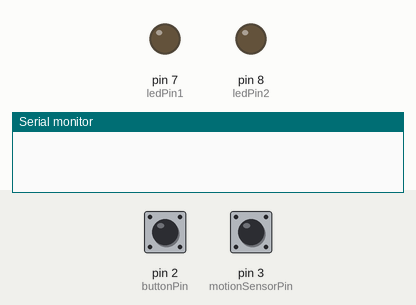
Simulated run of this sketch. Board: Arduino Uno, built for the host (arithmetic inside an expression is 32-bit, double 64-bit). Shown: output pins drawn as LEDs (lit = HIGH), the last lines printed to the serial monitor. Dashed ring = blinking. The test bench sets the inputs (shaded band); at power-on: pin 2 (buttonPin) HIGH, pin 3 (motionSensorPin) LOW.

Above: at 1.2 s.
1.3 s: pin 2 (buttonPin) pulled LOW for 0.15 s
At 2.3 s:
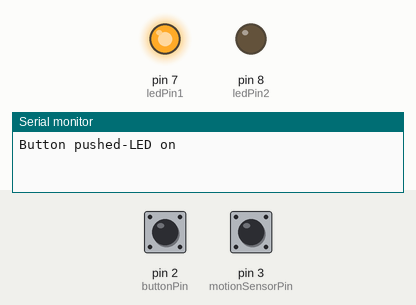
2.9 s: pin 3 (motionSensorPin) driven HIGH
At 3.4 s:
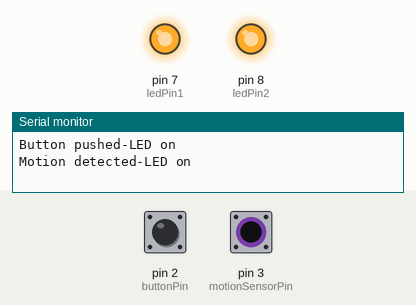
4.4 s: pin 2 (buttonPin) pulled LOW for 1 s
At 5.9 s:
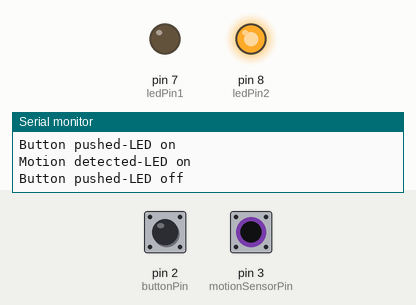
6.9 s: pin 2 (buttonPin) pulled LOW for 3.2 s
At 7.8 s:
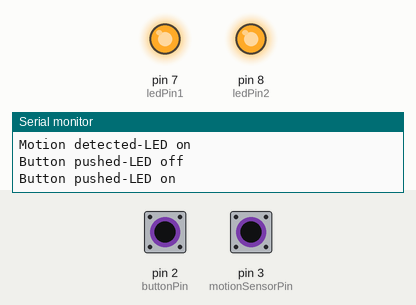
11.6 s: pin 3 (motionSensorPin) pulsed LOW 5 times (0.12 s each, 0.3 s apart)
At 12.17 s:
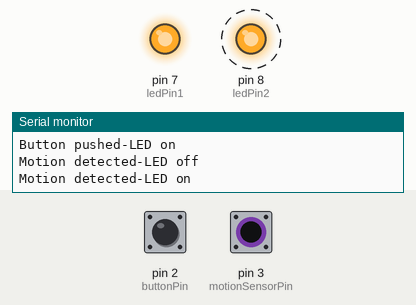
Timing chart, 0 to 14.6 s (numbered marks = the images above; inputs shaded):
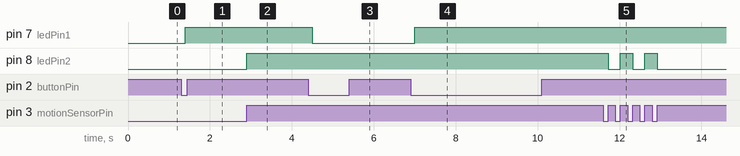

The sketch:

4.2C.ino
```cpp
// Define pin numbers
const int buttonPin = 2;        // Push button pin
const int motionSensorPin = 3;  // Motion sensor pin
const int ledPin1 = 7;          // LED controlled by push button
const int ledPin2 = 8;         // LED controlled by motion sensor

// Variables to keep track of LED states
volatile bool ledState1 = false; // State of LED controlled by push button
volatile bool ledState2 = false; // State of LED controlled by motion sensor

// Interrupt Service Routines (ISRs)
void toggleLed1() {
    delay(100);
    ledState1 = !ledState1; // Toggle LED state
    digitalWrite(ledPin1, ledState1); // Update LED state
    if(ledState1){
    Serial.println("Button pushed-LED on");}
    else {
    Serial.println("Button pushed-LED off");}
}

void toggleLed2() {
    ledState2 = !ledState2; // Toggle LED state
    digitalWrite(ledPin2, ledState2); // Update LED state
    if(ledState2){
    Serial.println("Motion detected-LED on");}
    else {
    Serial.println("Motion detected-LED off");}
}

void setup() {
    Serial.begin(9600);

    // Set pin modes
    pinMode(buttonPin, INPUT_PULLUP); // Use internal pull-up resistor
    pinMode(motionSensorPin, INPUT_PULLDOWN);   // Motion sensor input
    pinMode(ledPin1, OUTPUT);           // LED 1 output
    pinMode(ledPin2, OUTPUT);           // LED 2 output

    // Attach interrupts
    attachInterrupt(digitalPinToInterrupt(motionSensorPin), toggleLed2, RISING); // Trigger on motion detected
    attachInterrupt(digitalPinToInterrupt(buttonPin), toggleLed1, FALLING); // Trigger on button press

}

void loop() {
}
```

Measured:
- after the input at 1.3 s, pin 7 (ledPin1): LOW → HIGH after 0.10 s
- after the input at 2.9 s, pin 8 (ledPin2): LOW → HIGH at once
- after the input at 4.4 s, pin 7 (ledPin1): HIGH → LOW after 0.10 s
- after the input at 6.9 s, pin 7 (ledPin1): LOW → HIGH after 0.10 s
- after the input at 11.6 s, pin 8 (ledPin2): alternates HIGH for 0.30 s and LOW for 0.30 s, 5 changes in all, then stays LOW, starting after 0.12 s
